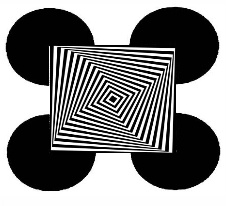
#> input picture Task-4/a.jpg, 226 x 206 px
$ jupyter execute Task-4.ipynb
#> lines starting #> are read from the running program, lines starting #| are printed output that depends on the picture; after the words box and inside, x2 and y2 are one past the last pixel; in counts of white or black regions, pixels touching at a corner belong together
## 🔅 Task 4.1
## 📌 Create image by yourself Using Python Code

[cell 1]
import cv2
import numpy

[cell 2]
image = numpy.ones((600, 800, 3))

[cell 3]
image.shape

[cell 4]
for i in range(0,500,10):
    image = cv2.circle(image, (400, 300), i, (0, 0, 0), 3)

[cell 5]
cv2.imshow("Image", image)
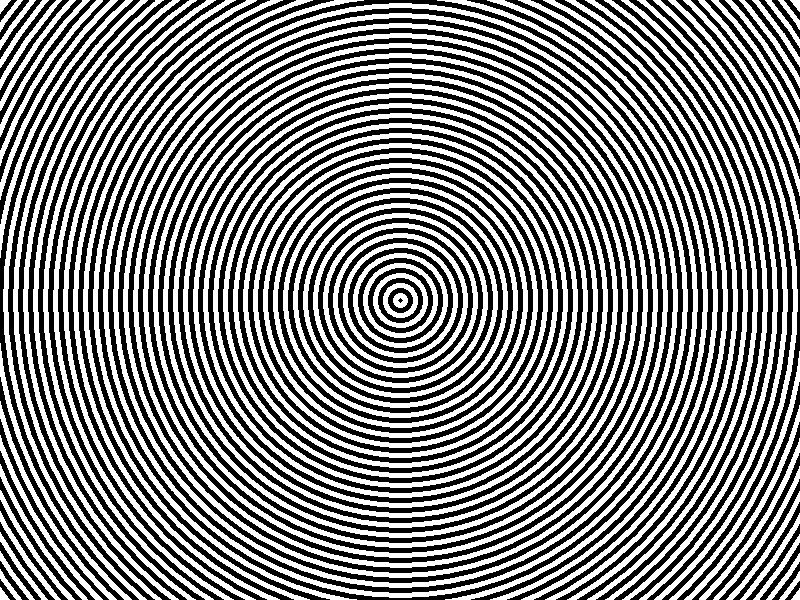
#> window 'Image': shape (600, 800, 3) float64; values 0 (black) and 1 (white), 50.4% white; 87 black regions (1 under 20 px), largest, box (x1, y1, x2, y2) and area: (108, 8, 693, 593) 9060, (98, 0, 703, 600) 9001, (118, 18, 683, 583) 8616
cv2.waitKey()
cv2.destroyAllWindows()

## 🔅 Task 4.2
## 📌 Take 2 image crop some part of both image and swap it.

[cell 6]
img1 = cv2.imread('a.jpg')
#> img1 is the input picture: shape (206, 226, 3); min 0, max 255, mean 129.3
img2 = cv2.imread('b.jpg')
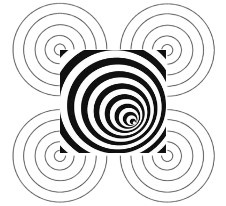
#> input picture Task-4/b.jpg, 226 x 206 px
#> img2 is the input picture: shape (206, 226, 3); min 0, max 255, mean 218.4

[cell 7]
cv2.imshow("Image1", img1)
cv2.waitKey()

cv2.imshow("Image2", img2)
cv2.waitKey()

cv2.destroyAllWindows()

[cell 8]
frame1 = img1[45:153, 50:176]
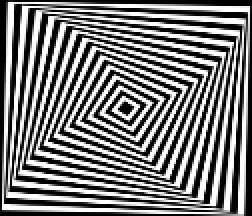
#> frame1: shape (108, 126, 3) (shown 2 times larger); min 0, max 255, mean 122.1
frame2 = img2[50:153, 60:166]
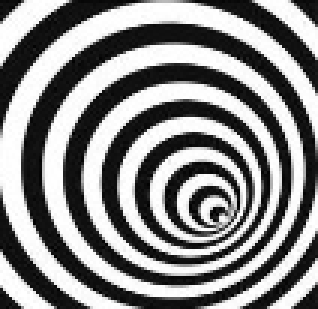
#> frame2: shape (103, 106, 3) (shown 3 times larger); min 0, max 255, mean 136.3

print(frame1.shape)
#| (108, 126, 3)
print(frame2.shape)
#| (103, 106, 3)

[cell 9]
cv2.imshow("Frame1", frame1)
cv2.waitKey()

cv2.imshow("Frame2", frame2)
cv2.waitKey()

cv2.destroyAllWindows()

[cell 10]
frame1 = cv2.resize(frame1, (106, 103))
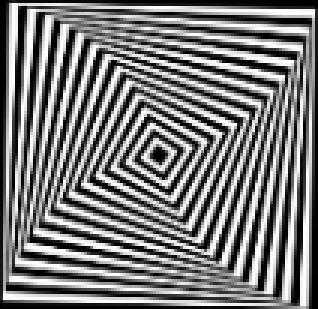
#> frame1: shape (103, 106, 3) (shown 3 times larger); min 0, max 255, mean 121.8
frame2 = cv2.resize(frame2, (126, 108))
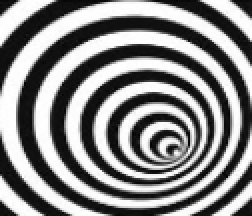
#> frame2: shape (108, 126, 3) (shown 2 times larger); min 1, max 255, mean 136.2

print(frame1.shape)
#| (103, 106, 3)
print(frame2.shape)
#| (108, 126, 3)

[cell 11]
img1[45:153, 50:176] = frame2.copy()
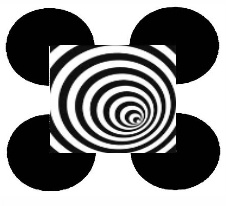
#> img1: shape (206, 226, 3); min 0, max 255, mean 133.4

img2[50:153, 60:166] = frame1.copy()
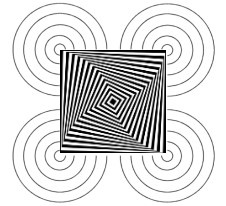
#> img2: shape (206, 226, 3); min 0, max 255, mean 215

cv2.imshow("Image1", img1)
cv2.waitKey()

cv2.imshow("Image2", img2)
cv2.waitKey()

cv2.destroyAllWindows()

## 🔅 Task 4.3
## 📌 Take 2 image and combine it to form single image. For example collage

[cell 12]
image = numpy.hstack((img2, img1))
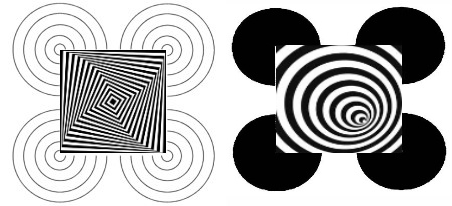
#> image: shape (206, 452, 3); min 0, max 255, mean 174.2
cv2.imshow("Image", image)
cv2.waitKey()
cv2.destroyAllWindows()
